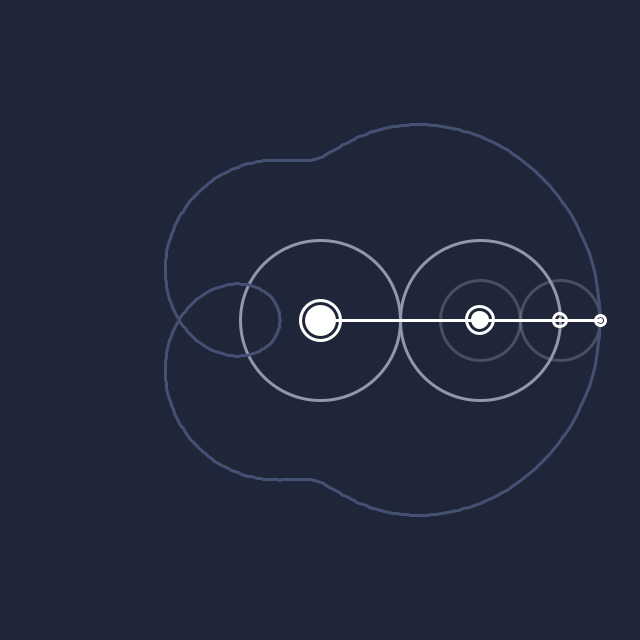
Frame 1 (no input)
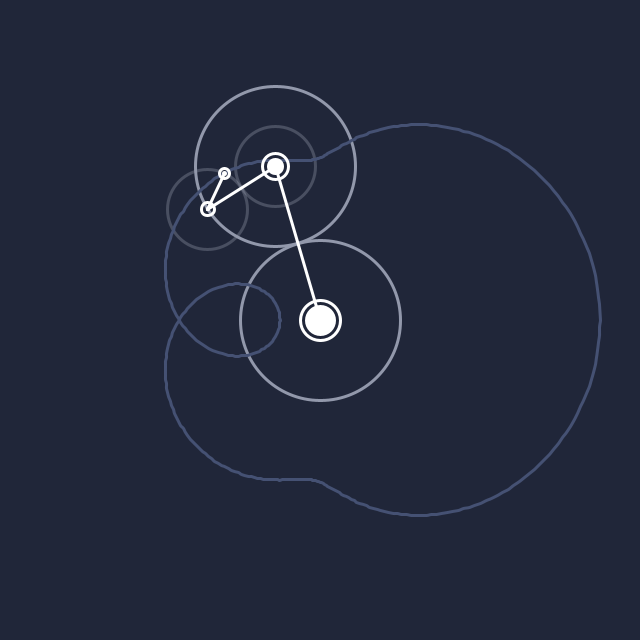
Frame 60 (the mouse pressed at the canvas centre just before this capture)
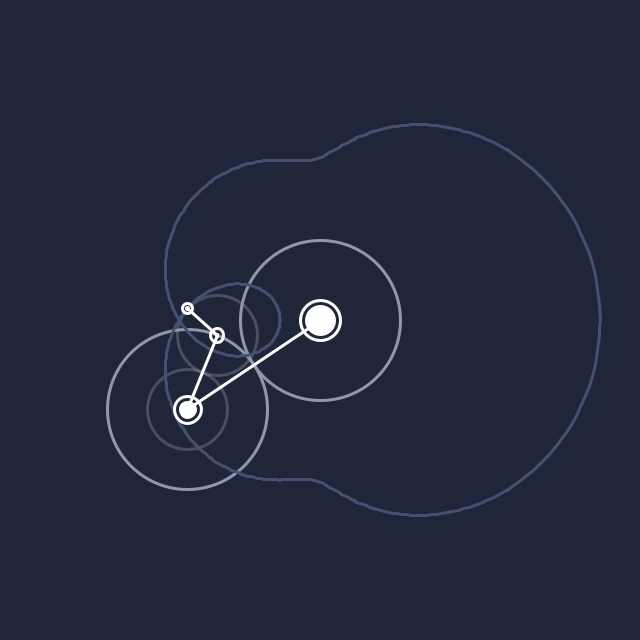
Frame 120 (the mouse held since frame 60 and released just before this capture)

The Processing sketch that drew these frames (run headless with seeded random() and noise(); from frame 60 on, the mouse is pressed at the canvas centre):

// Processing sketch: epicycloid3
// ── epicycloid3.pde
float r1 = 160;
float r2 = 80;
float r3 = 40;
float ratio1 = 2;
float ratio2 = 2;
float speed = 100;
float x1, y1, x2, y2, x3, y3, tx1, ty1;
float angle1;

void setup(){
  size(640, 640);
  noStroke();
  rectMode(CENTER);
}

void draw(){
  background(#202639);
  smooth();
  
  float ang1 = angle1;
  float ang2 = angle1*ratio1;
  float ang3 = ang2*ratio2;

  x1 = width/2 + (r1 * cos(ang1));
  y1 = height/2 + (r1 * sin(ang1));
  x2 = x1 + (r2 * cos(ang2));
  y2 = y1 + (r2 * sin(ang2));
  x3 = x2 + (r3 * cos(ang3));
  y3 = y2 + (r3 * sin(ang3));
  
  strokeWeight(3);  
  
  noFill(); 
  stroke(#9298AB);
  ellipse(width/2, height/2, r1*(2-2/ratio1), r1*(2-2/ratio1));
  ellipse(x1, y1, r1*2/ratio1, r1*2/ratio1);
  stroke(#9298AB, 90);
  ellipse(x1, y1, r2*(2-2/ratio2), r2*(2-2/ratio2));
  ellipse(x2, y2, r2*2/ratio2, r2*2/ratio2);
  
  strokeJoin(ROUND);
  strokeWeight(3); 
  stroke(#455173);
  beginShape();
  curveVertex(width/2+r1+r2+r3,height/2);
  for(float t = 0; t < PI*2 ; t += PI/200){
    tx1 = width/2 + (r1 * cos(t)) + (r2 * cos(t*ratio1)) + (r3 * cos(t*ratio1*ratio2));
    ty1 = height/2 + (r1 * sin(t)) + (r2 * sin(t*ratio1)) + (r3 * sin(t*ratio1*ratio2));
    curveVertex(tx1,ty1);
  }
  endShape(CLOSE);
  
  stroke(#FFFFFF);
  line(width/2, height/2,  x1, y1);
  line(x1, y1, x2, y2);
  line(x2, y2, x3, y3);
  
  ellipse(width/2, height/2, r1/4, r1/4);
  ellipse(x1, y1, r2/3, r2/3);
  ellipse(x2, y2, r3/3, r3/3);
  ellipse(x3, y3, r3/4, r3/4);

  
  fill(#FFFFFF);  
  ellipse(width/2, height/2, r1/4 - 12, r1/4 - 12);
  ellipse(x1, y1, r2/3 - 12, r2/3 - 12);
  ellipse(x2, y2, r3/3 - 12, r3/3 - 12);
  ellipse(x3, y3, r3/4 - 12, r3/4 - 12);
  
  angle1 += -PI / speed;
}
